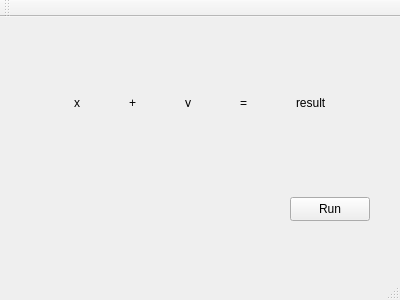
<?xml version="1.0" encoding="UTF-8"?>
<ui version="4.0">
 <class>MainWindow</class>
 <widget class="QMainWindow" name="MainWindow">
  <property name="geometry">
   <rect>
    <x>0</x>
    <y>0</y>
    <width>400</width>
    <height>300</height>
   </rect>
  </property>
  <property name="windowTitle">
   <string>MainWindow</string>
  </property>
  <widget class="QWidget" name="centralWidget">
   <widget class="QPushButton" name="btn_run">
    <property name="geometry">
     <rect>
      <x>290</x>
      <y>180</y>
      <width>80</width>
      <height>24</height>
     </rect>
    </property>
    <property name="text">
     <string>Run</string>
    </property>
   </widget>
   <widget class="QWidget" name="horizontalLayoutWidget">
    <property name="geometry">
     <rect>
      <x>20</x>
      <y>70</y>
      <width>361</width>
      <height>31</height>
     </rect>
    </property>
    <layout class="QHBoxLayout" name="horizontalLayout">
     <item>
      <spacer name="horizontalSpacer_5">
       <property name="orientation">
        <enum>Qt::Horizontal</enum>
       </property>
       <property name="sizeHint" stdset="0">
        <size>
         <width>40</width>
         <height>20</height>
        </size>
       </property>
      </spacer>
     </item>
     <item>
      <widget class="QLabel" name="label_x">
       <property name="text">
        <string>x</string>
       </property>
      </widget>
     </item>
     <item>
      <spacer name="horizontalSpacer">
       <property name="orientation">
        <enum>Qt::Horizontal</enum>
       </property>
       <property name="sizeHint" stdset="0">
        <size>
         <width>40</width>
         <height>20</height>
        </size>
       </property>
      </spacer>
     </item>
     <item>
      <widget class="QLabel" name="label_2">
       <property name="text">
        <string>+</string>
       </property>
      </widget>
     </item>
     <item>
      <spacer name="horizontalSpacer_3">
       <property name="orientation">
        <enum>Qt::Horizontal</enum>
       </property>
       <property name="sizeHint" stdset="0">
        <size>
         <width>40</width>
         <height>20</height>
        </size>
       </property>
      </spacer>
     </item>
     <item>
      <widget class="QLabel" name="label_y">
       <property name="text">
        <string>y</string>
       </property>
      </widget>
     </item>
     <item>
      <spacer name="horizontalSpacer_2">
       <property name="orientation">
        <enum>Qt::Horizontal</enum>
       </property>
       <property name="sizeHint" stdset="0">
        <size>
         <width>40</width>
         <height>20</height>
        </size>
       </property>
      </spacer>
     </item>
     <item>
      <widget class="QLabel" name="label_4">
       <property name="text">
        <string>=</string>
       </property>
      </widget>
     </item>
     <item>
      <spacer name="horizontalSpacer_4">
       <property name="orientation">
        <enum>Qt::Horizontal</enum>
       </property>
       <property name="sizeHint" stdset="0">
        <size>
         <width>40</width>
         <height>20</height>
        </size>
       </property>
      </spacer>
     </item>
     <item>
      <widget class="QLabel" name="label_result">
       <property name="text">
        <string>result</string>
       </property>
      </widget>
     </item>
     <item>
      <spacer name="horizontalSpacer_6">
       <property name="orientation">
        <enum>Qt::Horizontal</enum>
       </property>
       <property name="sizeHint" stdset="0">
        <size>
         <width>40</width>
         <height>20</height>
        </size>
       </property>
      </spacer>
     </item>
    </layout>
   </widget>
  </widget>
  <widget class="QMenuBar" name="menuBar">
   <property name="geometry">
    <rect>
     <x>0</x>
     <y>0</y>
     <width>400</width>
     <height>21</height>
    </rect>
   </property>
  </widget>
  <widget class="QToolBar" name="mainToolBar">
   <attribute name="toolBarArea">
    <enum>TopToolBarArea</enum>
   </attribute>
   <attribute name="toolBarBreak">
    <bool>false</bool>
   </attribute>
  </widget>
  <widget class="QStatusBar" name="statusBar"/>
 </widget>
 <layoutdefault spacing="6" margin="11"/>
 <resources/>
 <connections/>
</ui>
